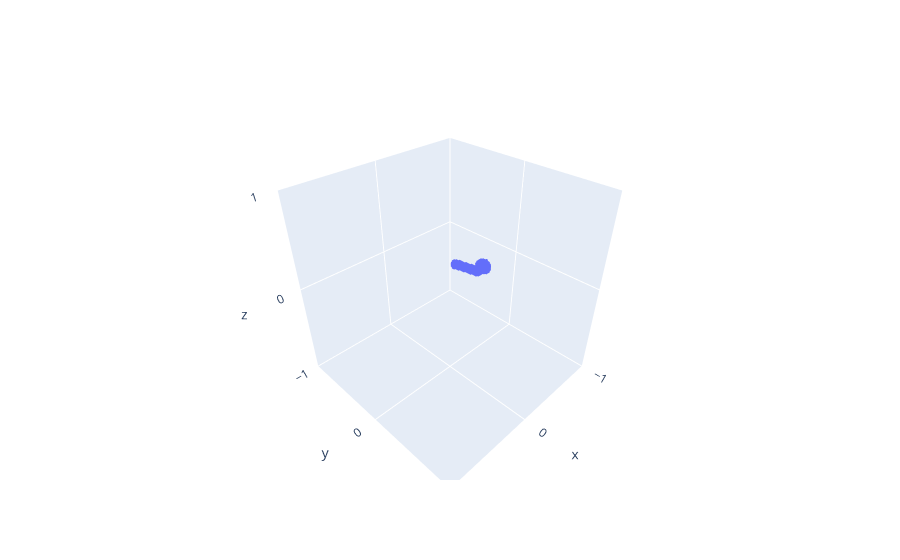

Here is the notebook cell this chart was saved with:
### Code cell
import torch
from nerfstudio.data.scene_box import OrientedBox

def initialize_grid(resolution, aabb):
    # Initialize a 3D grid with the specified resolution and bounding box
    origin = aabb[0]
    voxel_size = (aabb[1] - aabb[0]) / resolution
    xdim = torch.arange(resolution)
    ydim = torch.arange(resolution)
    zdim = torch.arange(resolution)
    grid = torch.stack(torch.meshgrid([xdim, ydim, zdim], indexing="ij"), dim=0)
    voxel_coords = origin.view(3, 1, 1, 1) + grid * voxel_size.view(3, 1, 1, 1)
    return voxel_coords

voxel_coords = initialize_grid(128, torch.tensor([[-1., -1., -1.], [ 1.,  1.,  1.]]))
occupied_coordinates = voxel_coords[:, occupancy_grid]

print(f"plane_coefficients: {coeffs}")
a, b, c, d = tuple(coeffs)
normal = torch.tensor([a, b, c])
normalized_normal = normal / torch.linalg.norm(normal)
# change normalized_normal to Float
normalized_normal = normalized_normal.type(torch.FloatTensor)
# make sure the z component of the normal is positive
if normalized_normal[2] < 0:
    normalized_normal = -normalized_normal
# convert all occupied_coordinates to a new coordinate system where the z-axis is the normal of the plane, and the xy-plane is the plane specified by the plane coefficients ax + by + cz + d = 0
# Then, by finding the min and max points of the new occupied_coordinates, and clamping the z component to be above 1, we can get the above-table bbox
# First, find the rotation matrix that rotates the z-axis to the normal of the plane
v = torch.cross(torch.tensor([0., 0., 1.]), normalized_normal)
c = torch.dot(torch.tensor([0., 0., 1.]), normalized_normal)
s = v.norm()
kmat = torch.tensor([[0, -v[2], v[1]],
                    [v[2], 0, -v[0]],
                    [-v[1], v[0], 0]])
R = torch.eye(3) + kmat + kmat @ kmat * ((1 - c) / (s ** 2))
# Then, find the translation vector that translates the origin to the plane
T = -d * normalized_normal
# Then, find the scale vector that scales the z-axis to the distance between the origin and the plane
S = torch.tensor([1, 1, torch.linalg.norm(T)])
# Then, find the new occupied_coordinates
occupied_coordinates_tablealigned = torch.matmul(R, occupied_coordinates) + T.view(3, 1)
# get the min and max points of the new occupied_coordinates
min_point_tablealigned = torch.min(occupied_coordinates_tablealigned, dim=1)[0]
max_point_tablealigned = torch.max(occupied_coordinates_tablealigned, dim=1)[0]
# clamp the z component to be above 0
min_point_tablealigned[2] = torch.max(min_point_tablealigned[2], torch.tensor(0.))
max_point_tablealigned[2] = torch.max(max_point_tablealigned[2], torch.tensor(0.))
# get the above-table bbox as a OrientedBox object
obb_R = R
obb_S = max_point_tablealigned - min_point_tablealigned
obb_T = T
obb = OrientedBox(obb_R, obb_S, obb_T)

# Using obb.within(occupied_coordinates), we can get a mask of all the points that are within the obb
# Then, we can use this mask to filter the points
# First, get the mask
mask = obb.within(occupied_coordinates.T)
# Then, filter the points
occupied_coordinates_filtered = occupied_coordinates[:, mask]
# Then, plot the filtered points
# scatter_filtered = go.Scatter3d(x=occupied_coordinates_filtered[0], y=occupied_coordinates_filtered[1], z=occupied_coordinates_filtered[2], mode='markers', marker=dict(size=1))
scatter_filtered = go.Scatter3d(x=occupied_coordinates[0], y=occupied_coordinates[1], z=occupied_coordinates[2], mode='markers', marker=dict(size=1))


fig_filtered = go.Figure(data=[scatter_filtered])
fig_filtered.update_layout(
    scene=dict(
        xaxis=dict(nticks=4, range=[-1,1]),
        yaxis=dict(nticks=4, range=[-1,1]),
        zaxis=dict(nticks=4, range=[-1,1]),
        aspectratio=dict(x=1, y=1, z=1)
    )
)
fig_filtered.show()

### Figure 1 — Plotly figure (JSON) as saved in the notebook; plotly's stock layout.template omitted (floating-point values rounded to 4 significant figures; data arrays with more than 128 entries replaced by an {"elided": "..."} marker saying what was removed)
{"data": [{"marker": {"size": 1}, "mode": "markers", "type": "scatter3d", "x": {"elided": "934 float values"}, "y": {"elided": "934 float values"}, "z": {"elided": "934 float values"}}], "layout": {"scene": {"aspectratio": {"x": 1, "y": 1, "z": 1}, "xaxis": {"nticks": 4, "range": [-1, 1]}, "yaxis": {"nticks": 4, "range": [-1, 1]}, "zaxis": {"nticks": 4, "range": [-1, 1]}}}}
